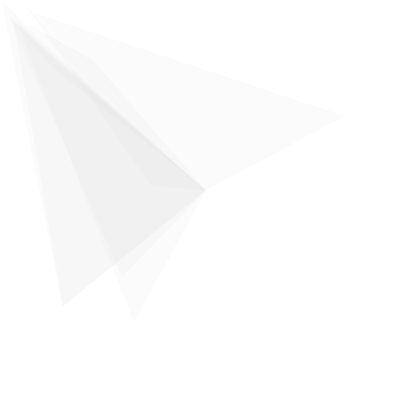
Frame 1 (no input)
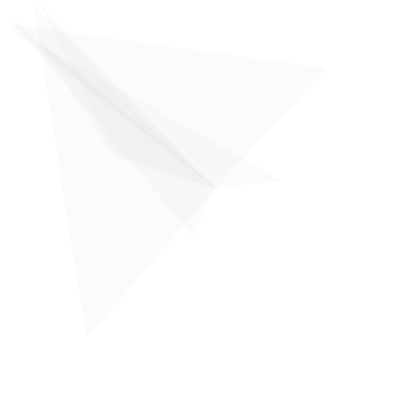
Frame 60 (the mouse pressed at the canvas centre just before this capture)
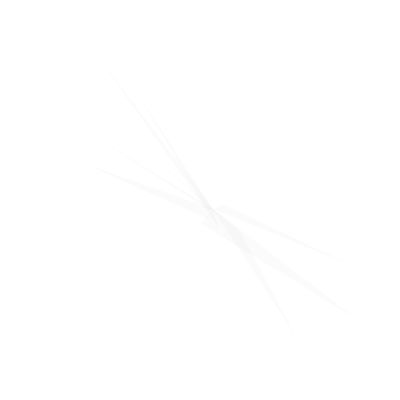
Frame 120 (the mouse held since frame 60 and released just before this capture)

The Processing sketch that drew these frames (run headless with seeded random() and noise(); from frame 60 on, the mouse is pressed at the canvas centre):

// Processing sketch: processing_75368
// ── processing_75368.pde

//otesanek

void setup()
{
  size(400, 400);
  background(255);
  fill(200, 20);
  noStroke();
  frameRate(8);
}


void draw()
{
  background(255);
  tri();
}

void tri()
{
  float x = random(width/2-20, width/2+20);
  float y = random(height/2-20, height/2+20);

  for (int i = 0; i < 8; i++)
  {

    float cntrl = random (40, width-40);
    float cntrl2 = random (40, height-40);
    
    float mx = constrain(mouseX, 0, width-40);
    float my = constrain(mouseY, 0, height-40);

    beginShape(TRIANGLES);
    vertex(x, y);
    vertex(cntrl, cntrl2);
    cntrl = random (mx, mx+40);
    cntrl2 = random (my, my+40);
    vertex(cntrl, cntrl2);
    cntrl = random (mx, mx+40);
    cntrl2 = random (my, my+40);
    vertex(cntrl, cntrl2);
    cntrl = random (mx, mx+40);
    cntrl2 = random (my, my+40);
    vertex( cntrl, cntrl2);
    cntrl = random (mx, mx+40);
    cntrl2 = random (my, my+40);
    endShape();
  }
}
